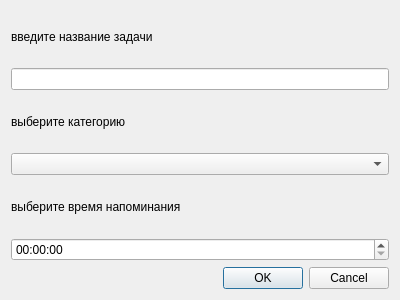
<?xml version="1.0" encoding="UTF-8"?>
<ui version="4.0">
 <class>Dialog</class>
 <widget class="QDialog" name="Dialog">
  <property name="geometry">
   <rect>
    <x>0</x>
    <y>0</y>
    <width>400</width>
    <height>300</height>
   </rect>
  </property>
  <property name="windowTitle">
   <string>Dialog</string>
  </property>
  <layout class="QVBoxLayout" name="verticalLayout">
   <item>
    <widget class="QLabel" name="label_3">
     <property name="text">
      <string>введите название задачи</string>
     </property>
    </widget>
   </item>
   <item>
    <widget class="QLineEdit" name="lineEdit"/>
   </item>
   <item>
    <widget class="QLabel" name="label_2">
     <property name="text">
      <string>выберите категорию</string>
     </property>
    </widget>
   </item>
   <item>
    <widget class="QComboBox" name="comboBox">
     <item>
      <property name="text">
       <string/>
      </property>
     </item>
     <item>
      <property name="text">
       <string>'работа'</string>
      </property>
     </item>
     <item>
      <property name="text">
       <string>'дом'</string>
      </property>
     </item>
     <item>
      <property name="text">
       <string>'покупки'</string>
      </property>
     </item>
     <item>
      <property name="text">
       <string>'другое'</string>
      </property>
     </item>
    </widget>
   </item>
   <item>
    <widget class="QLabel" name="label">
     <property name="text">
      <string>выберите время напоминания</string>
     </property>
    </widget>
   </item>
   <item>
    <widget class="QTimeEdit" name="timeEdit"/>
   </item>
   <item>
    <widget class="QDialogButtonBox" name="buttonBox">
     <property name="standardButtons">
      <set>QDialogButtonBox::Cancel|QDialogButtonBox::Ok</set>
     </property>
    </widget>
   </item>
  </layout>
 </widget>
 <resources/>
 <connections/>
</ui>
